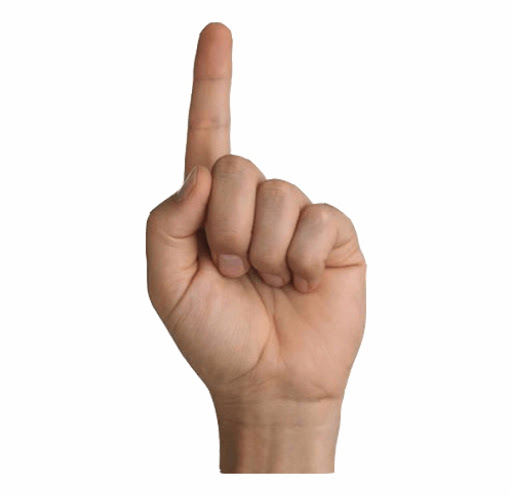
#> input picture testing/127246982_448657409863223_4303911983413743522_n.jpg, 512 x 496 px
$ python -i backend-detection-module.py   (imports and definitions only)
#> lines starting #> are read from the running program, lines starting #| are printed output that depends on the picture; after the words box and inside, x2 and y2 are one past the last pixel; in counts of white or black regions, pixels touching at a corner belong together
#> further down, picture is the input picture: shape (496, 512, 3); mean B, G, R 221.3, 226.5, 236.2
import cv2
import numpy as np
kernel = np.ones((3, 3), np.uint8)
def mask(image):
    # define region of interest
    green_frame = image[50:350, 50:350]
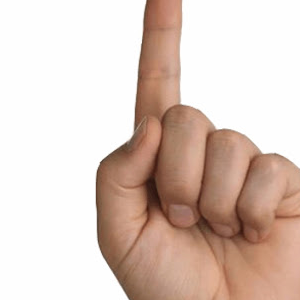
#> green_frame: shape (300, 300, 3); mean B, G, R 192.6, 202.1, 221.1
    cv2.rectangle(image, (50, 50), (350, 350), (0, 255, 0), 0)
    hsv = cv2.cvtColor(green_frame, cv2.COLOR_BGR2HSV)
#> hsv: shape (300, 300, 3); mean H, S, V 5.6, 44.4, 221.1
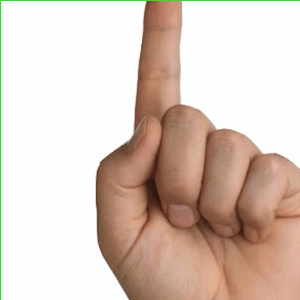
#> green_frame: shape (300, 300, 3); 0.67% of pixels changed, all inside (x1, y1, x2, y2) = (0, 0, 300, 300)
    # define range of skin color in HSV
    lower_skin = np.array([0, 20, 70], dtype=np.uint8)
    upper_skin = np.array([20, 255, 255], dtype=np.uint8)
    # extract skin colur imagw
    mask = cv2.inRange(hsv, lower_skin, upper_skin)
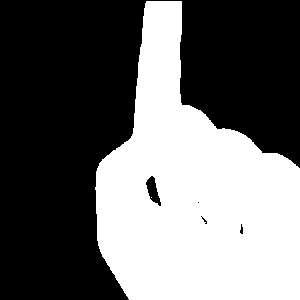
#> mask: shape (300, 300); 41.7% white; 2 white regions (1 under 20 px), largest, box (x1, y1, x2, y2) and area: (95, 1, 300, 300) 37537
    # extrapolate the hand to fill dark spots within
    mask = cv2.dilate(mask, kernel, iterations=4)
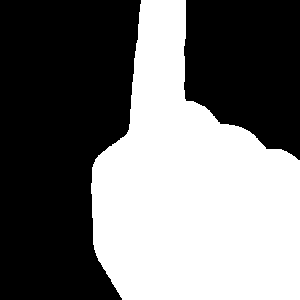
#> mask: shape (300, 300); 45% white; 1 white region, box (x1, y1, x2, y2) and area: (91, 0, 300, 300) 40526
    mask = cv2.erode(mask, kernel, iterations=9)
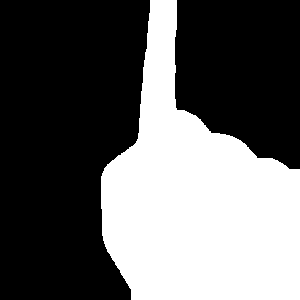
#> mask: shape (300, 300); 38.3% white; 1 white region, box (x1, y1, x2, y2) and area: (101, 0, 300, 300) 34503
    # blur the image
    mask = cv2.GaussianBlur(mask, (5, 5), 100)
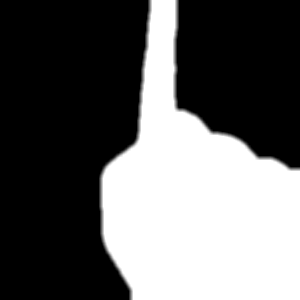
#> mask: shape (300, 300); min 0, max 255, mean 97.8
    image = cv2.flip(image, 1)
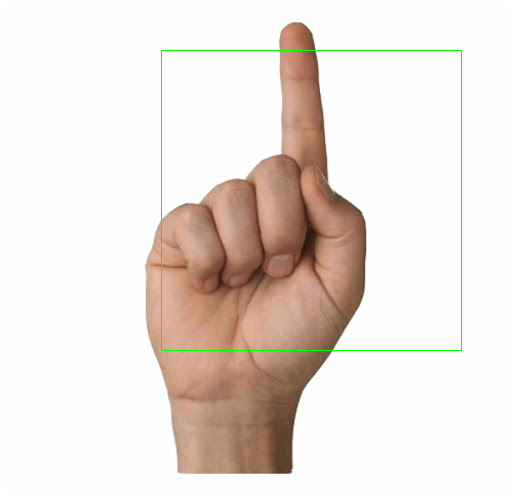
#> image: shape (496, 512, 3); mean B, G, R 220.3, 226.6, 235.1
    return mask

>>> import cv2
>>> picture = cv2.imread('testing/127246982_448657409863223_4303911983413743522_n.jpg')
>>> result = mask(picture)

$ run again, on testing/156589487_2512075165768922_4576581705096957700_n.jpg
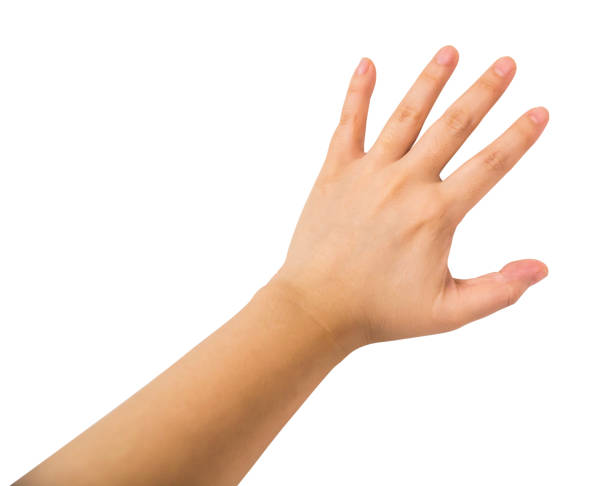
#> input picture testing/156589487_2512075165768922_4576581705096957700_n.jpg, 612 x 486 px
#> picture is the input picture: shape (486, 612, 3); mean B, G, R 220.5, 230.7, 245.7
#> hsv: shape (300, 300, 3); mean H, S, V 3.5, 19.8, 250.7
#> in mask, `mask = cv2.inRange(hsv, lower_skin, upper_skin)`:
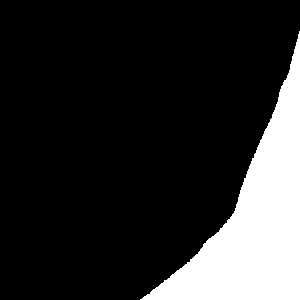
#> mask: shape (300, 300); 17.1% white; 1 white region, box (x1, y1, x2, y2) and area: (140, 31, 300, 300) 15363
#> in mask, `image = cv2.flip(image, 1)`:
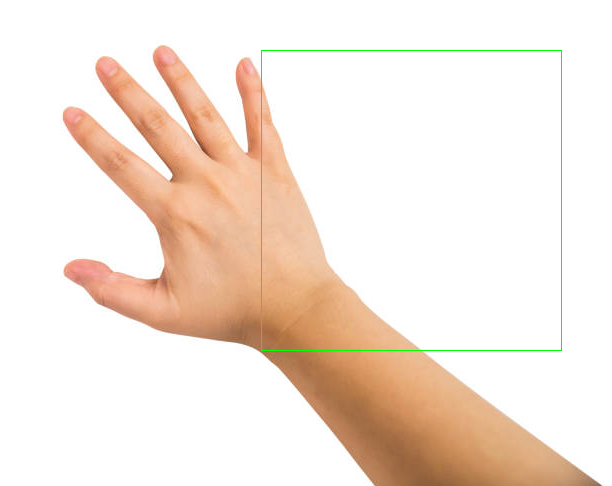
#> image: shape (486, 612, 3); mean B, G, R 219.7, 230.9, 244.7

$ run again, on testing/183845218_320494739431831_6060203438473748351_n.jpg
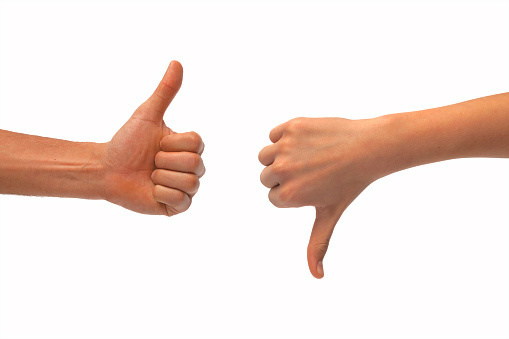
#> input picture testing/183845218_320494739431831_6060203438473748351_n.jpg, 509 x 339 px
#> picture is the input picture: shape (339, 509, 3); mean B, G, R 221.7, 227.3, 242.6
#> hsv: shape (289, 300, 3); mean H, S, V 115, 36, 239.7
#> in mask, `mask = cv2.inRange(hsv, lower_skin, upper_skin)`:
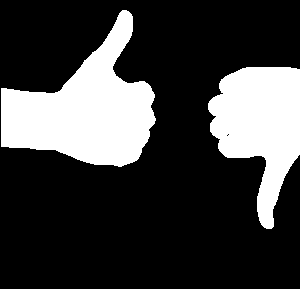
#> mask: shape (289, 300); 24.7% white; 2 white regions, box (x1, y1, x2, y2) and area: (1, 10, 156, 167) 12532, (208, 67, 300, 229) 8882
#> in mask, `image = cv2.flip(image, 1)`:
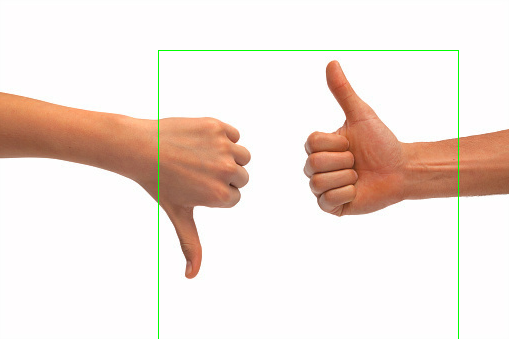
#> image: shape (339, 509, 3); mean B, G, R 220.5, 227.4, 241.3

$ run again, on testing/199566691_209734770877445_6932392288654157158_n.jpg
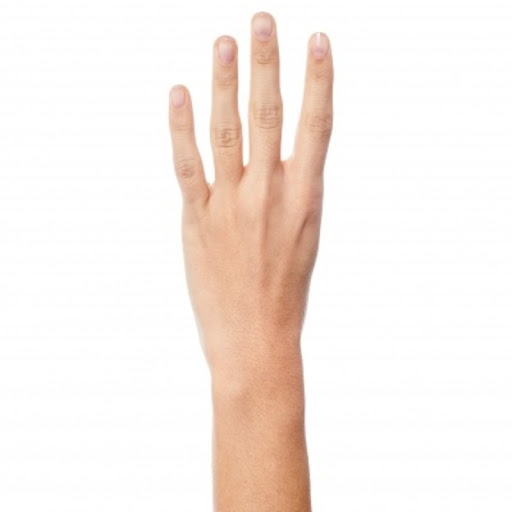
#> input picture testing/199566691_209734770877445_6932392288654157158_n.jpg, 512 x 512 px
#> picture is the input picture: shape (512, 512, 3); mean B, G, R 232.8, 238.4, 247.9
#> hsv: shape (300, 300, 3); mean H, S, V 8.7, 34.5, 241.8
#> in mask, `image = cv2.flip(image, 1)`:
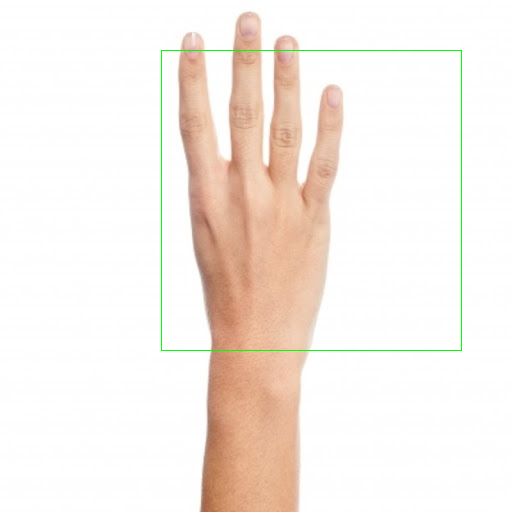
#> image: shape (512, 512, 3); mean B, G, R 231.7, 238.5, 246.8
